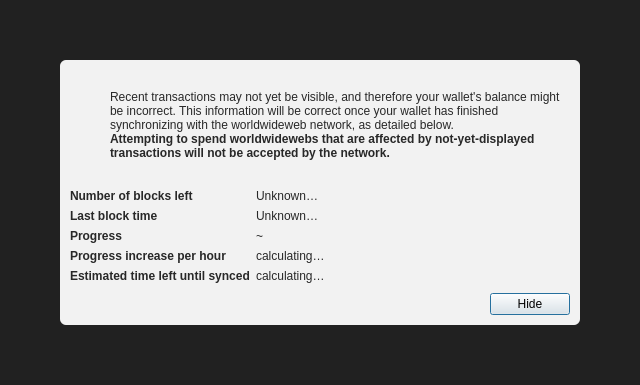
<?xml version="1.0" encoding="UTF-8"?>
<ui version="4.0">
 <class>ModalOverlay</class>
 <widget class="QWidget" name="ModalOverlay">
  <property name="geometry">
   <rect>
    <x>0</x>
    <y>0</y>
    <width>640</width>
    <height>385</height>
   </rect>
  </property>
  <property name="windowTitle">
   <string>Form</string>
  </property>
  <layout class="QVBoxLayout" name="verticalLayout" stretch="0">
   <property name="sizeConstraint">
    <enum>QLayout::SetDefaultConstraint</enum>
   </property>
   <property name="leftMargin">
    <number>0</number>
   </property>
   <property name="topMargin">
    <number>0</number>
   </property>
   <property name="rightMargin">
    <number>0</number>
   </property>
   <property name="bottomMargin">
    <number>0</number>
   </property>
   <item>
    <widget class="QWidget" name="bgWidget" native="true">
     <property name="styleSheet">
      <string notr="true">#bgWidget { background: rgba(0,0,0,220); }</string>
     </property>
     <layout class="QVBoxLayout" name="verticalLayoutMain" stretch="1">
      <property name="leftMargin">
       <number>60</number>
      </property>
      <property name="topMargin">
       <number>60</number>
      </property>
      <property name="rightMargin">
       <number>60</number>
      </property>
      <property name="bottomMargin">
       <number>60</number>
      </property>
      <item>
       <widget class="QWidget" name="contentWidget" native="true">
        <property name="styleSheet">
         <string notr="true">#contentWidget { background: rgba(255,255,255,240); border-radius: 6px; }

QLabel { color: rgb(40,40,40);  }</string>
        </property>
        <layout class="QVBoxLayout" name="verticalLayoutSub" stretch="1,0,0,0">
         <property name="spacing">
          <number>0</number>
         </property>
         <property name="leftMargin">
          <number>10</number>
         </property>
         <property name="topMargin">
          <number>10</number>
         </property>
         <property name="rightMargin">
          <number>10</number>
         </property>
         <property name="bottomMargin">
          <number>10</number>
         </property>
         <item>
          <layout class="QHBoxLayout" name="horizontalLayoutIconText" stretch="0,1">
           <property name="topMargin">
            <number>20</number>
           </property>
           <item>
            <layout class="QVBoxLayout" name="verticalLayoutIcon">
             <property name="leftMargin">
              <number>0</number>
             </property>
             <item>
              <widget class="QPushButton" name="warningIcon">
               <property name="enabled">
                <bool>false</bool>
               </property>
               <property name="text">
                <string/>
               </property>
               <property name="icon">
                <iconset>
                 <normaloff>:/icons/warning</normaloff>
                 <disabledoff>:/icons/warning</disabledoff>:/icons/warning</iconset>
               </property>
               <property name="iconSize">
                <size>
                 <width>48</width>
                 <height>48</height>
                </size>
               </property>
               <property name="flat">
                <bool>true</bool>
               </property>
              </widget>
             </item>
             <item>
              <spacer name="verticalSpacerWarningIcon">
               <property name="orientation">
                <enum>Qt::Vertical</enum>
               </property>
               <property name="sizeHint" stdset="0">
                <size>
                 <width>20</width>
                 <height>40</height>
                </size>
               </property>
              </spacer>
             </item>
            </layout>
           </item>
           <item>
            <layout class="QVBoxLayout" name="verticalLayoutInfoText">
             <property name="leftMargin">
              <number>0</number>
             </property>
             <property name="topMargin">
              <number>0</number>
             </property>
             <item>
              <widget class="QLabel" name="infoText">
               <property name="text">
                <string>Recent transactions may not yet be visible, and therefore your wallet's balance might be incorrect. This information will be correct once your wallet has finished synchronizing with the worldwideweb network, as detailed below.</string>
               </property>
               <property name="textFormat">
                <enum>Qt::RichText</enum>
               </property>
               <property name="wordWrap">
                <bool>true</bool>
               </property>
              </widget>
             </item>
             <item>
              <widget class="QLabel" name="infoTextStrong">
               <property name="font">
                <font>
                 <weight>75</weight>
                 <bold>true</bold>
                </font>
               </property>
               <property name="text">
                <string>Attempting to spend worldwidewebs that are affected by not-yet-displayed transactions will not be accepted by the network.</string>
               </property>
               <property name="textFormat">
                <enum>Qt::RichText</enum>
               </property>
               <property name="wordWrap">
                <bool>true</bool>
               </property>
              </widget>
             </item>
             <item>
              <spacer name="verticalSpacerInTextSpace">
               <property name="orientation">
                <enum>Qt::Vertical</enum>
               </property>
               <property name="sizeHint" stdset="0">
                <size>
                 <width>20</width>
                 <height>40</height>
                </size>
               </property>
              </spacer>
             </item>
            </layout>
           </item>
          </layout>
         </item>
         <item>
          <spacer name="verticalSpacerAfterText">
           <property name="orientation">
            <enum>Qt::Vertical</enum>
           </property>
           <property name="sizeHint" stdset="0">
            <size>
             <width>20</width>
             <height>40</height>
            </size>
           </property>
          </spacer>
         </item>
         <item>
          <layout class="QFormLayout" name="formLayout">
           <property name="fieldGrowthPolicy">
            <enum>QFormLayout::FieldsStayAtSizeHint</enum>
           </property>
           <property name="horizontalSpacing">
            <number>6</number>
           </property>
           <property name="verticalSpacing">
            <number>6</number>
           </property>
           <property name="topMargin">
            <number>10</number>
           </property>
           <item row="0" column="0">
            <widget class="QLabel" name="labelNumberOfBlocksLeft">
             <property name="font">
              <font>
               <weight>75</weight>
               <bold>true</bold>
              </font>
             </property>
             <property name="text">
              <string>Number of blocks left</string>
             </property>
            </widget>
           </item>
           <item row="0" column="1">
            <widget class="QLabel" name="numberOfBlocksLeft">
             <property name="text">
              <string>Unknown…</string>
             </property>
            </widget>
           </item>
           <item row="1" column="0">
            <widget class="QLabel" name="labelLastBlockTime">
             <property name="font">
              <font>
               <weight>75</weight>
               <bold>true</bold>
              </font>
             </property>
             <property name="text">
              <string>Last block time</string>
             </property>
            </widget>
           </item>
           <item row="1" column="1">
            <widget class="QLabel" name="newestBlockDate">
             <property name="sizePolicy">
              <sizepolicy hsizetype="Maximum" vsizetype="Preferred">
               <horstretch>0</horstretch>
               <verstretch>0</verstretch>
              </sizepolicy>
             </property>
             <property name="text">
              <string>Unknown…</string>
             </property>
            </widget>
           </item>
           <item row="2" column="0">
            <widget class="QLabel" name="labelSyncDone">
             <property name="font">
              <font>
               <weight>75</weight>
               <bold>true</bold>
              </font>
             </property>
             <property name="text">
              <string>Progress</string>
             </property>
            </widget>
           </item>
           <item row="2" column="1">
            <layout class="QHBoxLayout" name="horizontalLayoutSync" stretch="0,1">
             <item>
              <widget class="QLabel" name="percentageProgress">
               <property name="text">
                <string notr="true">~</string>
               </property>
              </widget>
             </item>
            </layout>
           </item>
           <item row="4" column="0">
            <widget class="QLabel" name="labelProgressIncrease">
             <property name="font">
              <font>
               <weight>75</weight>
               <bold>true</bold>
              </font>
             </property>
             <property name="text">
              <string>Progress increase per hour</string>
             </property>
            </widget>
           </item>
           <item row="4" column="1">
            <widget class="QLabel" name="progressIncreasePerH">
             <property name="text">
              <string>calculating…</string>
             </property>
            </widget>
           </item>
           <item row="5" column="0">
            <widget class="QLabel" name="labelEstimatedTimeLeft">
             <property name="font">
              <font>
               <weight>75</weight>
               <bold>true</bold>
              </font>
             </property>
             <property name="text">
              <string>Estimated time left until synced</string>
             </property>
            </widget>
           </item>
           <item row="5" column="1">
            <widget class="QLabel" name="expectedTimeLeft">
             <property name="text">
              <string>calculating…</string>
             </property>
            </widget>
           </item>
          </layout>
         </item>
         <item>
          <layout class="QHBoxLayout" name="horizontalLayoutButtons">
           <property name="leftMargin">
            <number>10</number>
           </property>
           <property name="topMargin">
            <number>10</number>
           </property>
           <item>
            <spacer name="horizontalSpacer">
             <property name="orientation">
              <enum>Qt::Horizontal</enum>
             </property>
             <property name="sizeHint" stdset="0">
              <size>
               <width>40</width>
               <height>20</height>
              </size>
             </property>
            </spacer>
           </item>
           <item>
            <widget class="QPushButton" name="closeButton">
             <property name="text">
              <string>Hide</string>
             </property>
             <property name="shortcut">
              <string>Esc</string>
             </property>
             <property name="focusPolicy">
              <enum>Qt::StrongFocus</enum>
             </property>
             <property name="default">
              <bool>true</bool>
             </property>
            </widget>
           </item>
          </layout>
         </item>
        </layout>
       </widget>
      </item>
     </layout>
    </widget>
   </item>
  </layout>
 </widget>
 <resources/>
 <connections/>
</ui>
